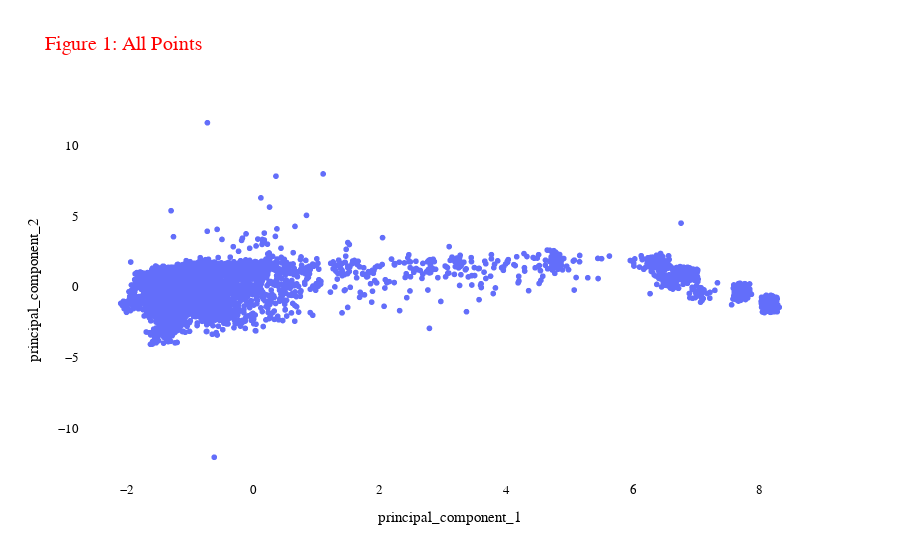

The cell this chart's notebook holds for it:
### Code cell
import plotly.express as px

# Function to plot firms on the 2-dimensional space
def plot_firms(dataframe, title, color=None):
    """ Plot firms on the 2-dimensional space """
    
    # Generate a scatter plot with index in hover data
    fig = px.scatter(
        dataframe, 
        x="principal_component_1", 
        y="principal_component_2", 
        title=title, 
        color=color,
        hover_data={'index': dataframe.index}  # Include index in hover data
    )
    
    # Layout
    fig.update_layout(
        font_family='Arial Black',
        title=dict(font=dict(size=20, color='red')),
        yaxis=dict(tickfont=dict(size=13, color='black'),
                   title=dict(font=dict(size=15, color='black'))),
        xaxis=dict(tickfont=dict(size=13, color='black'),
                   title=dict(font=dict(size=15, color='black'))),
        legend=dict(font=dict(size=10, color='black')),
        plot_bgcolor='white'
    )
      
    return fig

# Plot [1] All firms
plot_firms(pca_df, "Figure 1: All Points").show()

### Figure 1 — Plotly figure (JSON) as saved in the notebook; plotly's stock layout.template omitted (floating-point values rounded to 4 significant figures; data arrays with more than 128 entries replaced by an {"elided": "..."} marker saying what was removed)
{"data": [{"customdata": {"elided": "8328x1 int values"}, "hovertemplate": "principal_component_1=%{x}<br>principal_component_2=%{y}<br>index=%{customdata[0]}<extra></extra>", "legendgroup": "", "marker": {"color": "#636efa", "symbol": "circle"}, "mode": "markers", "name": "", "showlegend": false, "type": "scattergl", "x": {"elided": "8328 float values"}, "xaxis": "x", "y": {"elided": "8328 float values"}, "yaxis": "y"}], "layout": {"font": {"family": "Arial Black"}, "legend": {"font": {"color": "black", "size": 10}, "tracegroupgap": 0}, "plot_bgcolor": "white", "title": {"font": {"color": "red", "size": 20}, "text": "Figure 1: All Points"}, "xaxis": {"anchor": "y", "domain": [0, 1], "tickfont": {"color": "black", "size": 13}, "title": {"font": {"color": "black", "size": 15}, "text": "principal_component_1"}}, "yaxis": {"anchor": "x", "domain": [0, 1], "tickfont": {"color": "black", "size": 13}, "title": {"font": {"color": "black", "size": 15}, "text": "principal_component_2"}}}}
